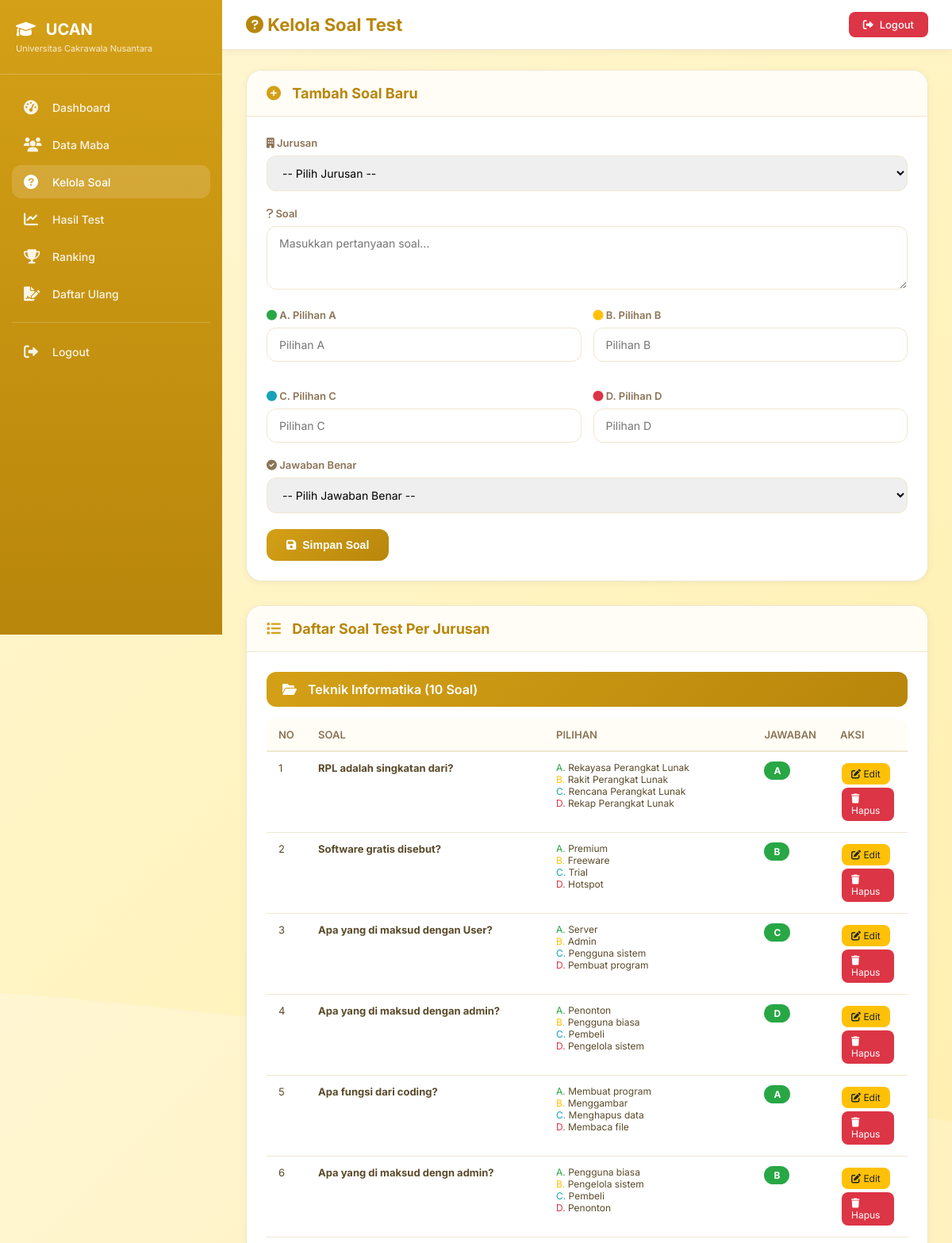
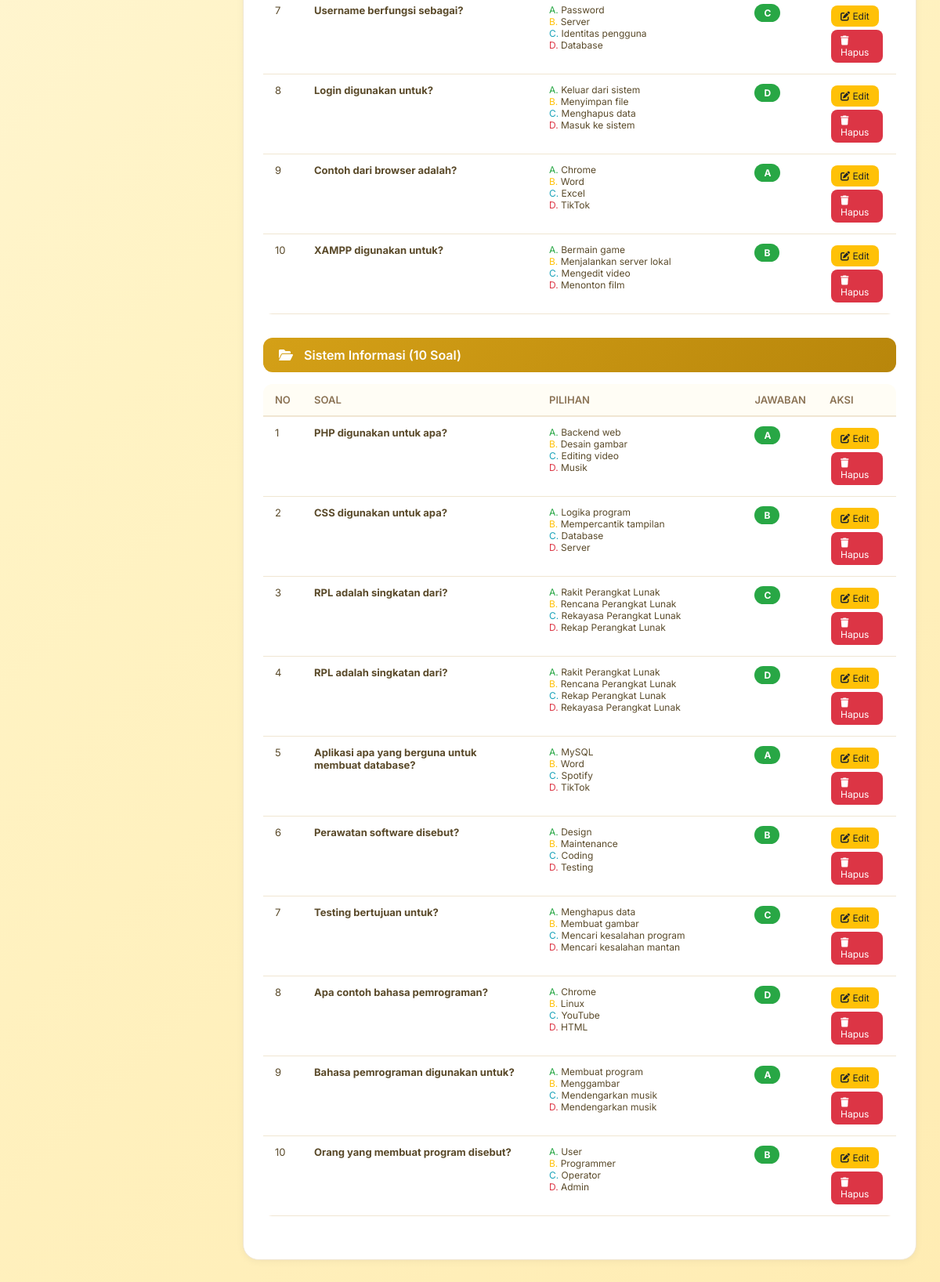
/pembe/admin/soal.php (signed in), run on the app's committed database (2 pictures, top to bottom).
### tables this page shows
CREATE TABLE `soal` (
  `id` int(11) NOT NULL,
  `jurusan` varchar(50) DEFAULT NULL,
  `pertanyaan` text NOT NULL,
  `pilihan_a` varchar(255) NOT NULL,
  `pilihan_b` varchar(255) NOT NULL,
  `pilihan_c` varchar(255) NOT NULL,
  `pilihan_d` varchar(255) NOT NULL,
  `jawaban_benar` varchar(1) NOT NULL,
  `bobot` int(11) DEFAULT 1,
  `created_at` timestamp NOT NULL DEFAULT current_timestamp()
);

### pembe/admin/soal.php (the view, shortened to what this page needs)
<?php
$host = 'localhost';
$dbname = 'pembe';
$user = 'root';
$pass = '';
$conn = mysqli_connect($host, $user, $pass, $dbname);
mysqli_query($conn, "CREATE TABLE IF NOT EXISTS soal (
    id INT(11) AUTO_INCREMENT PRIMARY KEY,
    jurusan VARCHAR(50) NOT NULL,
    pertanyaan TEXT NOT NULL,
    pilihan_a VARCHAR(255) NOT NULL,
    pilihan_b VARCHAR(255) NOT NULL,
    pilihan_c VARCHAR(255) NOT NULL,
    pilihan_d VARCHAR(255) NOT NULL,
    jawaban_benar VARCHAR(1) NOT NULL,
    created_at TIMESTAMP DEFAULT CURRENT_TIMESTAMP
)");
$jurusan_list = ['Teknik Informatika', 'Sistem Informasi'];
$soal_by_jurusan = [];
foreach ($jurusan_list as $jurusan) {
    $result = mysqli_query($conn, "SELECT * FROM soal WHERE jurusan = '$jurusan' ORDER BY id ASC");
    $soal_by_jurusan[$jurusan] = [];
    if ($result && mysqli_num_rows($result) > 0) {
        while ($row = mysqli_fetch_assoc($result)) {
            $soal_by_jurusan[$jurusan][] = $row;
        }
    }
}
$edit_data = null;
?>
<!DOCTYPE html>
<html lang="id">
<head>
    <link rel="stylesheet" href="https://cdnjs.cloudflare.com/ajax/libs/font-awesome/6.0.0-beta3/css/all.min.css">
</head>
<body>
    <div class="sidebar">
        <div class="sidebar-header">
            <h3><i class="fas fa-graduation-cap"></i> UCAN</h3>
            <p>Universitas Cakrawala Nusantara</p>
        </div>
        <div class="sidebar-menu">
            <a href="dashboard.php" class="menu-item">
                <i class="fas fa-tachometer-alt"></i>
                <span>Dashboard</span>
            </a>
            <a href="maba.php" class="menu-item">
                <i class="fas fa-users"></i>
                <span>Data Maba</span>
            </a>
            <a href="soal.php" class="menu-item active">
                <i class="fas fa-question-circle"></i>
                <span>Kelola Soal</span>
            </a>
            <a href="hasil.php" class="menu-item">
                <i class="fas fa-chart-line"></i>
                <span>Hasil Test</span>
            </a>
            <a href="ranking.php" class="menu-item">
                <i class="fas fa-trophy"></i>
                <span>Ranking</span>
            </a>
            <a href="daftar_ulang.php" class="menu-item">
                <i class="fas fa-file-signature"></i>
                <span>Daftar Ulang</span>
            </a>
            <div class="menu-divider"></div>
            <a href="logout.php" class="menu-item">
                <i class="fas fa-sign-out-alt"></i>
                <span>Logout</span>
            </a>
        </div>
    </div>
    <div class="main-content">
        <div class="top-header">
            <div class="page-title">
                <h2><i class="fas fa-question-circle"></i> Kelola Soal Test</h2>
            </div>
            <a href="logout.php" class="logout-btn">
                <i class="fas fa-sign-out-alt"></i> Logout
            </a>
        </div>
        <div class="container">
            <div class="card">
                <div class="card-header">
                    <h3>
                        <i class="fas <?php echo $edit_data ? 'fa-edit' : 'fa-plus-circle'; ?>"></i>
                        <?php echo $edit_data ? 'Edit Soal' : 'Tambah Soal Baru'; ?>
                    </h3>
                </div>
                <div class="card-body">
                    <form method="POST">
                        <div class="form-group">
                            <label><i class="fas fa-building"></i> Jurusan</label>
                            <select name="jurusan" required>
                                <option value="">-- Pilih Jurusan --</option>
                            </select>
                        </div>
                        <div class="form-group">
                            <label><i class="fas fa-question"></i> Soal</label>
                            <textarea name="pertanyaan" rows="3" placeholder="Masukkan pertanyaan soal..." required><?php echo $edit_data ? htmlspecialchars($edit_data['pertanyaan']) : ''; ?></textarea>
                        </div>
                        <div class="form-row">
                            <div class="form-group">
                                <label><i class="fas fa-circle" style="color:#28a745;"></i> A. Pilihan A</label>
                                <input type="text" name="a" placeholder="Pilihan A" value="<?php echo $edit_data ? htmlspecialchars($edit_data['pilihan_a']) : ''; ?>" required>
                            </div>
                            <div class="form-group">
                                <label><i class="fas fa-circle" style="color:#ffc107;"></i> B. Pilihan B</label>
                                <input type="text" name="b" placeholder="Pilihan B" value="<?php echo $edit_data ? htmlspecialchars($edit_data['pilihan_b']) : ''; ?>" required>
                            </div>
                            <div class="form-group">
                                <label><i class="fas fa-circle" style="color:#17a2b8;"></i> C. Pilihan C</label>
                                <input type="text" name="c" placeholder="Pilihan C" value="<?php echo $edit_data ? htmlspecialchars($edit_data['pilihan_c']) : ''; ?>" required>
                            </div>
                            <div class="form-group">
                                <label><i class="fas fa-circle" style="color:#dc3545;"></i> D. Pilihan D</label>
                                <input type="text" name="d" placeholder="Pilihan D" value="<?php echo $edit_data ? htmlspecialchars($edit_data['pilihan_d']) : ''; ?>" required>
                            </div>
                        </div>
                        <div class="form-group">
                            <label><i class="fas fa-check-circle"></i> Jawaban Benar</label>
                            <select name="jawaban" required>
                                <option value="">-- Pilih Jawaban Benar --</option>
                            </select>
                        </div>
                        <button type="submit" name="<?php echo $edit_data ? 'edit' : 'tambah'; ?>" class="btn-submit">
                            <i class="fas fa-save"></i> <?php echo $edit_data ? 'Update Soal' : 'Simpan Soal'; ?>
                        </button>
                    </form>
                </div>
            </div>
            <div class="card">
                <div class="card-header">
                    <h3><i class="fas fa-list"></i> Daftar Soal Test Per Jurusan</h3>
                </div>
                <div class="card-body">
                    <?php foreach ($jurusan_list as $jurusan): ?>
                        <div class="jurusan-section">
                            <div class="jurusan-title">
                                <i class="fas fa-folder-open"></i> <?php echo $jurusan; ?> (<?php echo count($soal_by_jurusan[$jurusan]); ?> Soal)
                            </div>
                            <?php if (count($soal_by_jurusan[$jurusan]) > 0): ?>
                                <table class="data-table">
                                    <thead>
                                        <tr>
                                            <th width="50">NO</th>
                                            <th width="300">SOAL</th>
                                            <th>PILIHAN</th>
                                            <th width="80">JAWABAN</th>
                                            <th width="100">AKSI</th>
                                        </tr>
                                    </thead>
                                    <tbody>
                                        <?php $no = 1; foreach ($soal_by_jurusan[$jurusan] as $s): ?>
                                        <tr>
                                            <td><?php echo $no++; ?></td>
                                            <td><strong><?php echo htmlspecialchars($s['pertanyaan']); ?></strong></td>
                                            <td style="font-size: 12px;">
                                                <span style="color:#28a745;">A.</span> <?php echo htmlspecialchars(substr($s['pilihan_a'], 0, 50)); ?><br>
                                                <span style="color:#ffc107;">B.</span> <?php echo htmlspecialchars(substr($s['pilihan_b'], 0, 50)); ?><br>
                                                <span style="color:#17a2b8;">C.</span> <?php echo htmlspecialchars(substr($s['pilihan_c'], 0, 50)); ?><br>
                                                <span style="color:#dc3545;">D.</span> <?php echo htmlspecialchars(substr($s['pilihan_d'], 0, 50)); ?>
                                            </td>
                                            <td><span class="jawaban-badge"><?php echo $s['jawaban_benar']; ?></span></td>
                                            <td>
                                                <a href="?edit=<?php echo $s['id']; ?>" class="action-btn btn-edit">
                                                    <i class="fas fa-edit"></i> Edit
                                                </a>
                                                <a href="?hapus=<?php echo $s['id']; ?>" class="action-btn btn-delete" onclick="return confirm('Yakin hapus soal ini?')">
                                                    <i class="fas fa-trash"></i> Hapus
                                                </a>
                                            </td>
                                        </tr>
                                        <?php endforeach; ?>
                                    </tbody>
                                </table>
                            <?php endif; ?>
                        </div>
                    <?php endforeach; ?>
                </div>
            </div>
        </div>
    </div>
</body>
</html>

### pembe/admin/soal.php (style rules this page uses)
* { margin: 0; padding: 0; box-sizing: border-box; }
body { font-family: 'Inter', sans-serif; background: linear-gradient(135deg, #FFF9E6 0%, #FFF3C4 50%, #FFECB3 100%); min-height: 100vh; position: relative; }
body::before { content: ''; position: absolute; top: 0; left: 0; right: 0; bottom: 0; background-size: cover; pointer-events: none; }
.sidebar { position: fixed; left: 0; top: 0; width: 280px; height: 100vh; background: linear-gradient(180deg, #D4A017 0%, #B8860B 100%); color: white; overflow-y: auto; z-index: 100; }
.sidebar-header { padding: 25px 20px; border-bottom: 1px solid rgba(255,255,255,0.2); margin-bottom: 20px; }
.sidebar-header h3 { font-size: 20px; font-weight: 700; margin-bottom: 5px; }
.sidebar-header h3 i { margin-right: 8px; }
.sidebar-header p { font-size: 11px; opacity: 0.8; }
.sidebar-menu { padding: 0 15px; }
.menu-item { display: flex; align-items: center; gap: 12px; padding: 12px 15px; margin: 5px 0; border-radius: 12px; color: rgba(255,255,255,0.9); text-decoration: none; transition: all 0.3s; }
.menu-item i { width: 24px; font-size: 18px; }
.menu-item span { font-size: 14px; font-weight: 500; }
.menu-item:hover, .menu-item.active { background: rgba(255,255,255,0.15); color: white; }
.menu-divider { height: 1px; background: rgba(255,255,255,0.2); margin: 15px 0; }
.main-content { margin-left: 280px; min-height: 100vh; position: relative; z-index: 1; }
.top-header { background: white; padding: 15px 30px; display: flex; justify-content: space-between; align-items: center; box-shadow: 0 2px 10px rgba(0,0,0,0.05); position: sticky; top: 0; z-index: 99; border-bottom: 1px solid #F0E6D2; }
.page-title h2 { font-size: 22px; font-weight: 700; color: #B8860B; }
.logout-btn { background: #dc3545; color: white; padding: 8px 18px; border-radius: 8px; text-decoration: none; font-size: 13px; font-weight: 500; transition: all 0.3s; display: inline-flex; align-items: center; gap: 8px; }
.container { padding: 25px 30px; }
.card { background: white; border-radius: 20px; box-shadow: 0 2px 10px rgba(0,0,0,0.05); margin-bottom: 30px; overflow: hidden; border: 1px solid #F0E6D2; }
.card-header { padding: 18px 25px; border-bottom: 1px solid #F0E6D2; display: flex; justify-content: space-between; align-items: center; flex-wrap: wrap; gap: 10px; background: #FFFDF5; }
.card-header h3 { font-size: 18px; font-weight: 700; color: #B8860B; }
.card-header h3 i { margin-right: 10px; color: #D4A017; }
.card-body { padding: 25px; }
.form-group { margin-bottom: 20px; }
.form-group label { display: block; font-size: 13px; font-weight: 600; color: #8B7355; margin-bottom: 8px; }
.form-group input, .form-group textarea, .form-group select { width: 100%; padding: 12px 15px; border: 1.5px solid #F0E6D2; border-radius: 12px; font-size: 14px; font-family: inherit; transition: all 0.3s; }
.form-group textarea { resize: vertical; min-height: 80px; }
.form-row { display: grid; grid-template-columns: repeat(2, 1fr); gap: 15px; }
.btn-submit { background: linear-gradient(135deg, #D4A017, #B8860B); color: white; padding: 12px 25px; border: none; border-radius: 12px; font-size: 14px; font-weight: 600; cursor: pointer; display: inline-flex; align-items: center; gap: 8px; transition: all 0.3s; }
.jurusan-section { margin-bottom: 30px; }
.jurusan-title { background: linear-gradient(135deg, #D4A017, #B8860B); color: white; padding: 12px 20px; border-radius: 12px; margin-bottom: 15px; font-size: 16px; font-weight: 600; }
.jurusan-title i { margin-right: 10px; }
.data-table { width: 100%; border-collapse: collapse; background: white; border-radius: 12px; overflow: hidden; }
.data-table th { text-align: left; padding: 12px 15px; background: #FFFDF5; font-weight: 600; font-size: 13px; color: #8B7355; border-bottom: 2px solid #F0E6D2; }
.data-table td { padding: 12px 15px; font-size: 13px; border-bottom: 1px solid #F0E6D2; vertical-align: top; color: #5a4a2a; }
.action-btn { padding: 6px 12px; border-radius: 8px; text-decoration: none; font-size: 12px; display: inline-block; margin: 2px; transition: all 0.2s; }
.btn-edit { background: #ffc107; color: #212529; }
.btn-delete { background: #dc3545; color: white; }
.jawaban-badge { background: #28a745; color: white; padding: 4px 12px; border-radius: 20px; font-weight: bold; display: inline-block; font-size: 12px; }

### data on the page
soal: pertanyaan "RPL adalah singkatan dari?", pilihan_a "Rekayasa Perangkat Lunak", pilihan_b "Rakit Perangkat Lunak", pilihan_c "Rencana Perangkat Lunak", pilihan_d "Rekap Perangkat Lunak", jawaban_benar "A"
soal: pertanyaan "Software gratis disebut?", pilihan_a "Premium", pilihan_b "Freeware", pilihan_c "Trial", pilihan_d "Hotspot", jawaban_benar "B"
soal: pertanyaan "Apa yang di maksud dengan User?", pilihan_a "Server", pilihan_b "Admin", pilihan_c "Pengguna sistem", pilihan_d "Pembuat program", jawaban_benar "C"
soal: pertanyaan "Apa yang di maksud dengan admin?", pilihan_a "Penonton", pilihan_b "Pengguna biasa", pilihan_c "Pembeli", pilihan_d "Pengelola sistem", jawaban_benar "D"
soal: pertanyaan "Apa fungsi dari coding?", pilihan_a "Membuat program", pilihan_b "Menggambar", pilihan_c "Menghapus data", pilihan_d "Membaca file", jawaban_benar "A"
soal: pertanyaan "Apa yang di maksud dengn admin?", pilihan_a "Pengguna biasa", pilihan_b "Pengelola sistem", pilihan_c "Pembeli", pilihan_d "Penonton", jawaban_benar "B"
soal: pertanyaan "Username berfungsi sebagai?", pilihan_a "Password", pilihan_b "Server", pilihan_c "Identitas pengguna", pilihan_d "Database", jawaban_benar "C"
soal: pertanyaan "Login digunakan untuk?", pilihan_a "Keluar dari sistem", pilihan_b "Menyimpan file", pilihan_c "Menghapus data", pilihan_d "Masuk ke sistem", jawaban_benar "D"
soal: pertanyaan "Contoh dari browser adalah?", pilihan_a "Chrome", pilihan_b "Word", pilihan_c "Excel", pilihan_d "TikTok", jawaban_benar "A"
soal: pertanyaan "XAMPP digunakan untuk?", pilihan_a "Bermain game", pilihan_b "Menjalankan server lokal", pilihan_c "Mengedit video", pilihan_d "Menonton film", jawaban_benar "B"
soal: pertanyaan "PHP digunakan untuk apa?", pilihan_a "Backend web", pilihan_b "Desain gambar", pilihan_c "Editing video", pilihan_d "Musik", jawaban_benar "A"
soal: pertanyaan "CSS digunakan untuk apa?", pilihan_a "Logika program", pilihan_b "Mempercantik tampilan", pilihan_c "Database", pilihan_d "Server", jawaban_benar "B"
soal: pertanyaan "RPL adalah singkatan dari?", pilihan_a "Rakit Perangkat Lunak", pilihan_b "Rencana Perangkat Lunak", pilihan_c "Rekayasa Perangkat Lunak", pilihan_d "Rekap Perangkat Lunak", jawaban_benar "C"
soal: pertanyaan "RPL adalah singkatan dari?", pilihan_a "Rakit Perangkat Lunak", pilihan_b "Rencana Perangkat Lunak", pilihan_c "Rekap Perangkat Lunak", pilihan_d "Rekayasa Perangkat Lunak", jawaban_benar "D"
soal: pertanyaan "Aplikasi apa yang berguna untuk membuat database?", pilihan_a "MySQL", pilihan_b "Word", pilihan_c "Spotify", pilihan_d "TikTok", jawaban_benar "A"
soal: pertanyaan "Perawatan software disebut?", pilihan_a "Design", pilihan_b "Maintenance", pilihan_c "Coding", pilihan_d "Testing", jawaban_benar "B"
soal: pertanyaan "Testing bertujuan untuk?", pilihan_a "Menghapus data", pilihan_b "Membuat gambar", pilihan_c "Mencari kesalahan program", pilihan_d "Mencari kesalahan mantan", jawaban_benar "C"
soal: pertanyaan "Apa contoh bahasa pemrograman?", pilihan_a "Chrome", pilihan_b "Linux", pilihan_c "YouTube", pilihan_d "HTML", jawaban_benar "D"
soal: pertanyaan "Bahasa pemrograman digunakan untuk?", pilihan_a "Membuat program", pilihan_b "Menggambar", pilihan_c "Mendengarkan musik", pilihan_d "Mendengarkan musik", jawaban_benar "A"
soal: pertanyaan "Orang yang membuat program disebut?", pilihan_a "User", pilihan_b "Programmer", pilihan_c "Operator", pilihan_d "Admin", jawaban_benar "B"

### other printed values
$jurusan "Teknik Informatika"
count($soal_by_jurusan[$jurusan]) "10"
$jurusan "Sistem Informasi"
